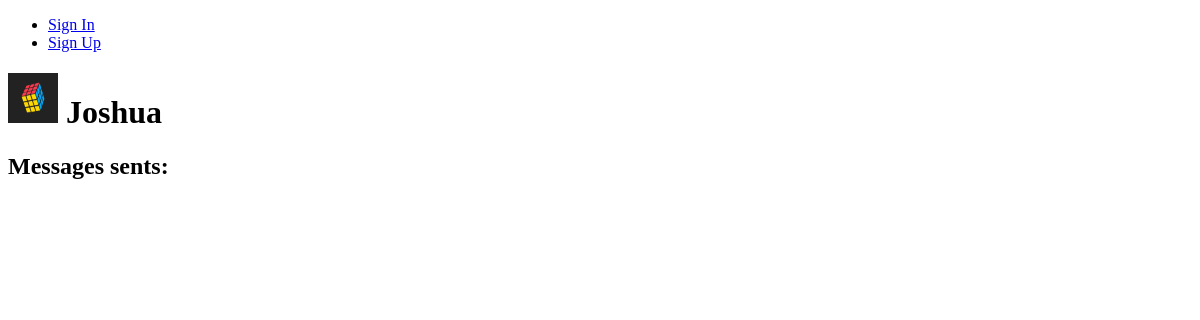
/profile/2, run on an earlier commit of the app's database.
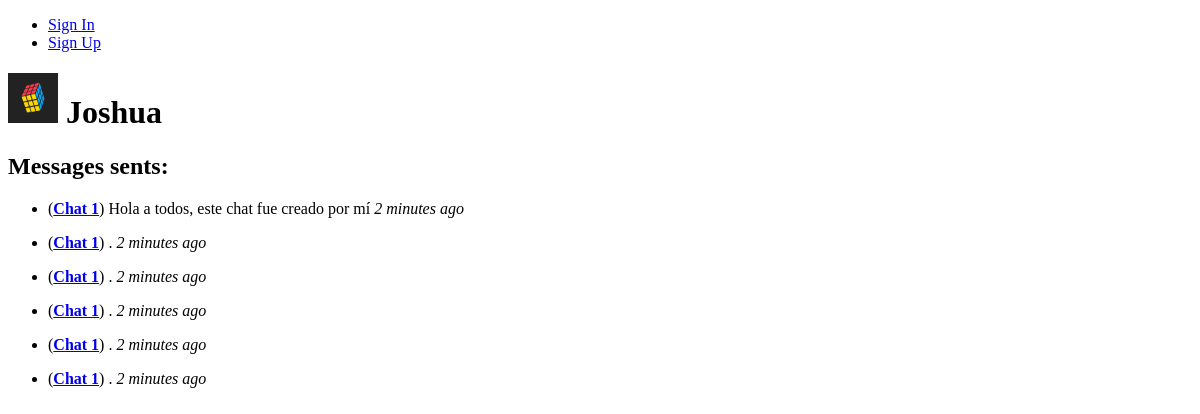
And on a later commit of the database.
### chat/models.py (models this page shows, shortened)
class Message(models.Model):
    sender = models.ForeignKey(Profile, related_name='messages_sents', on_delete=models.SET_NULL, null=True)
    chat = models.ForeignKey(Chat, related_name='messages', on_delete=models.CASCADE, default=None)
    date_sent = models.DateTimeField(auto_now_add=True)
    text = models.TextField()
    file = models.FileField(upload_to='chat/chat_files', blank=True, default=None)
    class Meta:
        ordering = ('date_sent',)

class Chat(models.Model):
    name = models.CharField(max_length=40)
    description = models.TextField(max_length=100, blank=True)
    users = models.ManyToManyField(Profile, related_name='chats')
    creator = models.ForeignKey(Profile, on_delete=models.CASCADE, default=None)

### chat/views.py (the view)
# urls.py: path(('profile/<int:id>'), views.profile_view, name='profile_view'),
def profile_view(request, id):
    profile = Profile.objects.get(id=id)
    messages_sents = Message.objects.filter(sender_id=id)
    context = {'profile': profile, 'messages_sents': messages_sents}
    return render(request, 'profile.html', context)

### chat/templates/profile.html
{% extends "base.html" %}
{% block content %}
    <h1>
        <img src="{{ profile.img.url }}" alt="{{ profile.user.username }}" width="50" height="50"> {{ profile.user.username }}
    </h1>
    <h2>
        Messages sents:
    </h2>
    <div>
        <ul>
            {% load humanize %}
            {% for message in messages_sents %}
                <li>
                    <p>(<a href="{% url 'chat_interaction_view' message.chat.id %}"><strong>{{message.chat.name}}</a></strong>) {{ message.text }} <em>{{ message.date_sent|timesince }} ago</em></p>
                </li>
            {% endfor %}
        </ul>
    </div>
{% endblock %}

What changed in the data, as far as the page shows it:
added Message: chat.name "Chat 1", text "Hola a todos, este chat fue creado por mí", date_sent "2 minutes"
added Message: chat.name "Chat 1", text ".", date_sent "2 minutes"
added Message: chat.name "Chat 1", text ".", date_sent "2 minutes"
added Message: chat.name "Chat 1", text ".", date_sent "2 minutes"
added Message: chat.name "Chat 1", text ".", date_sent "2 minutes"
added Message: chat.name "Chat 1", text ".", date_sent "2 minutes"
